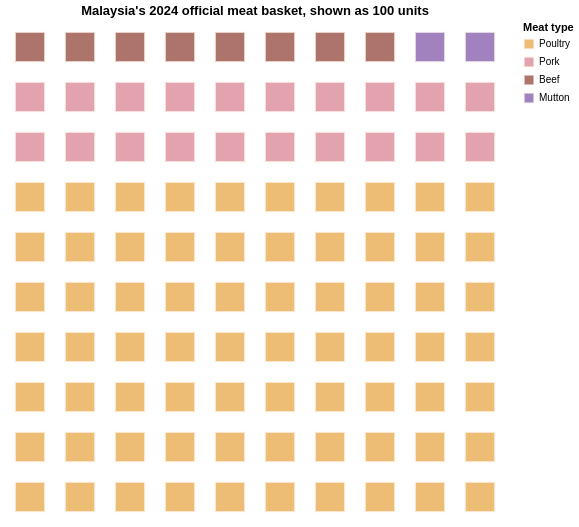

Specify this chart in Vega-Lite:
### Vega-Lite specification from a JSON file in a GitHub repository (floating-point values rounded to 4 significant figures)
{"$schema": "https://vega.github.io/schema/vega-lite/v5.json", "width": 500, "height": 500, "title": "Malaysia's 2024 official meat basket, shown as 100 units", "data": {"sequence": {"start": 1, "stop": 101, "step": 1, "as": "id"}}, "transform": [{"calculate": "datum.id <= 70 ? 'Poultry' : datum.id <= 90 ? 'Pork' : datum.id <= 98 ? 'Beef' : 'Mutton'", "as": "meat_type"}, {"calculate": "(datum.id - 1) % 10", "as": "column"}, {"calculate": "floor((datum.id - 1) / 10)", "as": "row"}, {"calculate": "datum.meat_type == 'Poultry' ? 'about 70 units' : datum.meat_type == 'Pork' ? 'about 20 units' : datum.meat_type == 'Beef' ? 'about 8 units' : 'about 2 units'", "as": "share_label"}], "mark": {"type": "square", "size": 900, "stroke": "#fffaf3", "strokeWidth": 2}, "encoding": {"x": {"field": "column", "type": "ordinal", "axis": null}, "y": {"field": "row", "type": "ordinal", "sort": "descending", "axis": null}, "color": {"field": "meat_type", "type": "nominal", "title": "Meat type", "scale": {"domain": ["Poultry", "Pork", "Beef", "Mutton"], "range": ["#e6a23c", "#d67c8c", "#8b3a2e", "#7a4ea3"]}}, "tooltip": [{"field": "meat_type", "type": "nominal", "title": "Meat type"}, {"field": "share_label", "type": "nominal", "title": "Approximate share"}]}, "config": {"view": {"stroke": null}}}
